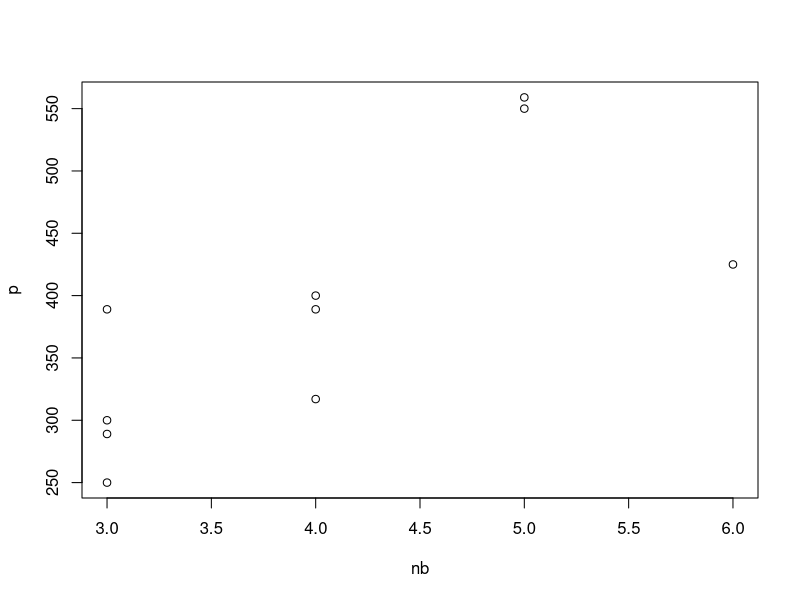

This figure's R source:
setwd('D:/XSTK')
cholesterol = read.table("cholesterol.txt", header = T)
attach(cholesterol)
cholesterol

var.test(Before, After)
# Kiểm định phương sai
alpha = 0.05
v.equal = ifelse(var.test(Before, After)$p.value < alpha, FALSE, TRUE);
v.equal

# Kiểm định t.test
t.test(Before, After, alternative =  "greater", val.equal = v.equal, 
 conf.level = 0.95,paired = TRUE)

test.leq.oneside = function(x,y,mu0, alpha){
  d = x - y
  d.bar = mean(d)
  s = sd(d)
  n = length(d)
  t0 = d.bar/s*sqrt(n)
  
  p.value = pt(t0, n-1)
  cat('p.value = ', p.value)
  cat("\n");
  cat("alpha = ", alpha)
  cat("\n");
  if (p.value < alpha)
  cat("Bac bo H0")
  else 
    cat("K du co so bac bo H0")
}


############################ BÀI 7
rm(list = ls())
y = c(15,8)
n = c(300,300)
prop.test(y,n, alternative = "two.sided", conf.level =  0.975)


#####250,400,550,317,425,289,389,55p############ 
p = c(300,250,400,550,317,389,425,289,389,559)
nb = c(3,3,4,5,4,3,6,3,4,5)

plot(nb,p)



